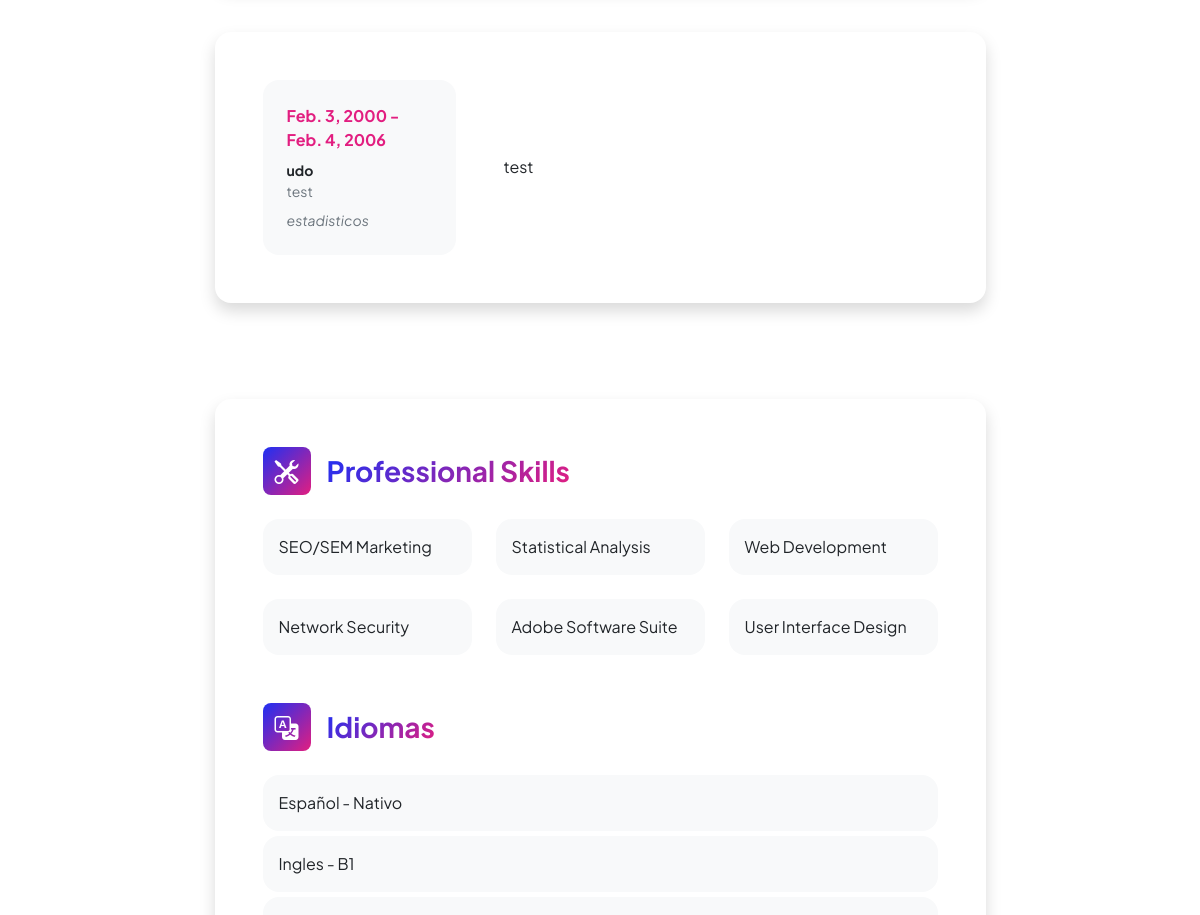
The app's page /AppCurriculum/ (middle part), older data.
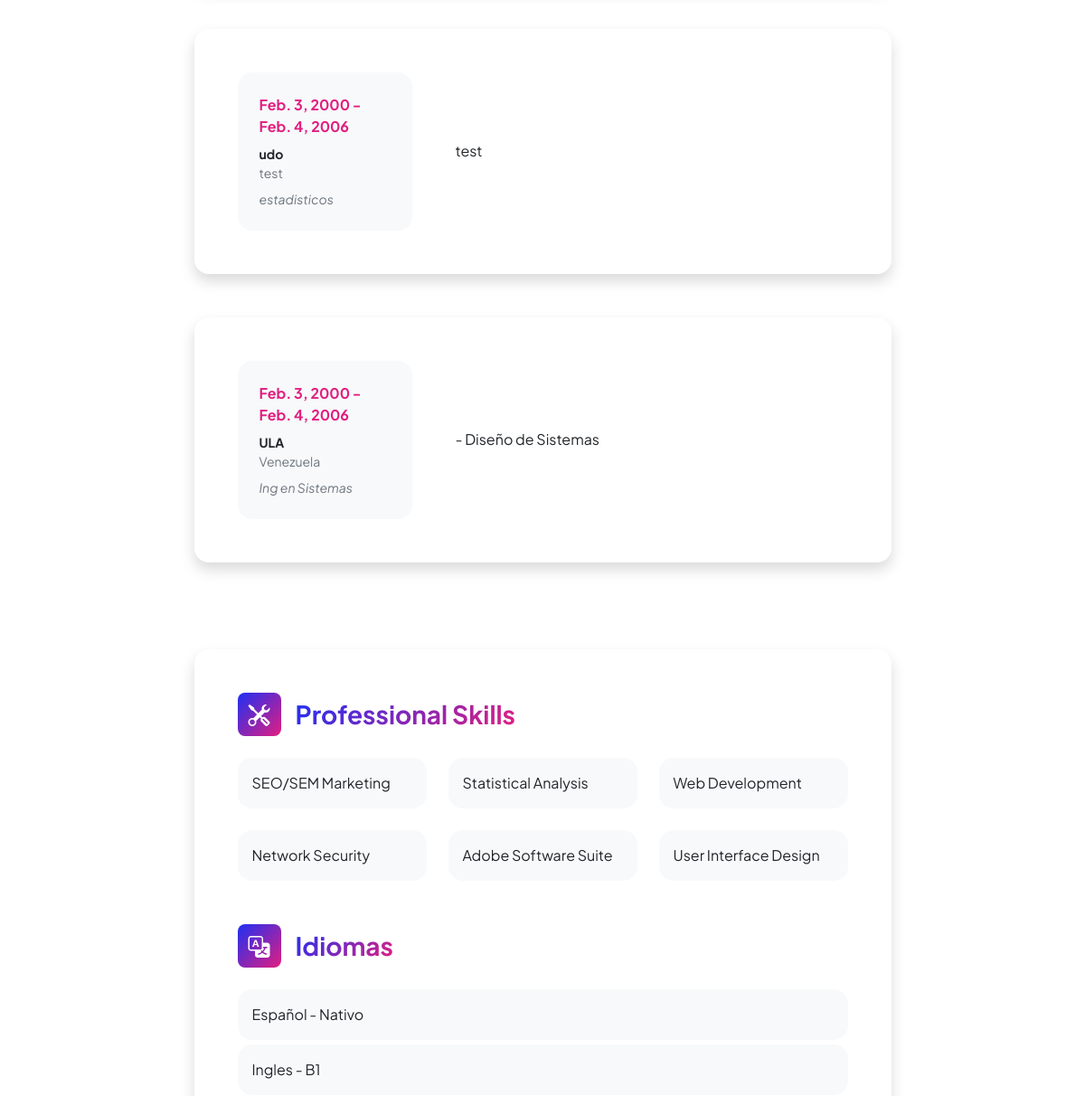
The same page, newer data.
### AppCurriculum/models.py (models this page shows, shortened)
class Educacion(models.Model):
    institucion = models.CharField(max_length=100)
    titulo = models.CharField(max_length=100)
    description = models.CharField(max_length=1000)
    pais = models.CharField(max_length=50)
    periodo_inicio = models.DateField()
    periodo_fin = models.DateField(null=True, blank=True)

class Idiomas(models.Model):
    idioma = models.CharField(max_length=50)
    nivel = models.CharField(max_length=20)

### AppCurriculum/views.py (the view)
# urls.py: path('',views.home,name="Home"),
def home(request):
    experiencias = ExperienciaLaboral.objects.all()
    estudios = Educacion.objects.all()
    idiomas = Idiomas.objects.all()
    return render(request,"AppCurriculum/home.html",{"experiencias":experiencias,"estudios":estudios,"idiomas":idiomas})

### AppCurriculum/templates/AppCurriculum/home.html (shortened to what the changed rows need)
{% extends "AppCurriculum/template.html" %}
{% load static %}
{% block datosDinamicos %}
<div class="container px-5 my-5">
    <div class="row gx-5 justify-content-center">
        <div class="col-lg-11 col-xl-9 col-xxl-8">
            <section>
                {% for est in estudios %}
                <div class="card shadow border-0 rounded-4 mb-5">
                    <div class="card-body p-5">
                        <div class="row align-items-center gx-5">
                            <div class="col text-center text-lg-start mb-4 mb-lg-0">
                                <div class="bg-light p-4 rounded-4">
                                    <div class="text-secondary fw-bolder mb-2">{{est.periodo_inicio}} - {{est.periodo_fin}}</div>
                                    <div class="mb-2">
                                        <div class="small fw-bolder">{{est.institucion}}</div>
                                        <div class="small text-muted">{{est.pais}}</div>
                                    </div>
                                    <div class="fst-italic">
                                        <div class="small text-muted">{{est.titulo}}</div>
                                    </div>
                                </div>
                            </div>
                            <div class="col-lg-8"><div>{{est.description}}</div></div>
                        </div>
                    </div>
                </div>
                {% endfor%}
            </section>
            <section>
                <div class="card shadow border-0 rounded-4 mb-5">
                    <div class="card-body p-5">
                        <div class="mb-0">
                            <div class="row row-cols-1 row-cols-md-1">
                                {% for est in idiomas %}
                                <div class="col mb-4 mb-md-0" style="margin-bottom: 5px !important;">
                                    <div class="d-flex align-items-center bg-light rounded-4 p-3 h-100">{{est.idioma}} - {{est.nivel}}</div>
                                </div>
                                {% endfor%}
                            </div>
                        </div>
                    </div>
                </div>
            </section>
        </div>
    </div>
</div>
{% endblock %}

Row changes from the older to the newer data that the page shows:
added Educacion: periodo_inicio "Feb. 3, 2000", periodo_fin "Feb. 4, 2006", institucion "ULA", pais "Venezuela", titulo "Ing en Sistemas", description "- Diseño de Sistemas"
